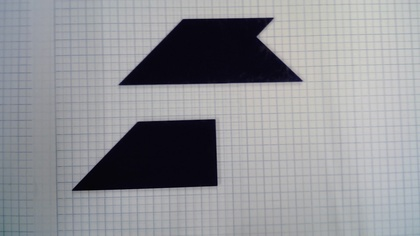
%> input picture camera location/attempt3/1.jpg, 420 x 236 px, shrunk from 1920 x 1080 before the run
$ octave testwithjaycarcam.m   (GNU Octave 9; MATLAB toolbox functions it lacks are replaced by stand-ins)
%> lines starting %> are read from the running program, lines starting %| are printed output that depends on the picture
%%  set up
clear

%Focal Length:
% fc = [8191.77,9464.53];
%Principal point:
% cc = [1559,2079];

% Focal Length:
fc = [ 2003.98575   2690.22368 ]
% Principal point:
cc = [ 959.50000   539.50000 ]

I1 = imread('1.jpg');
%> I1 is the input picture: size 236x420x3 uint8; mean R, G, B 144.1, 145.3, 149.8
I1 = rgb2gray(I1);
%> I1: size 236x420 uint8
I2 = imread('2.jpg');
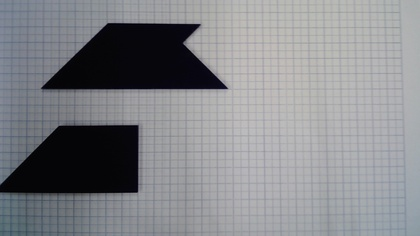
%> input picture camera location/attempt3/2.jpg, 420 x 236 px, shrunk from 1920 x 1080 before the run
%> I2 is the input picture: size 236x420x3 uint8; mean R, G, B 132.5, 134, 137.9
I2 = rgb2gray(I2);
%> I2: size 236x420 uint8


%%  image one left
points = detectHarrisFeatures(I1)
%> points = 9 points; strongest (x, y): (302, 81), (273, 19), (215, 121), (217, 186), (121, 85)
size = 4;
figure(5)
imshow(I1); hold on
plot(points.selectStrongest(size))
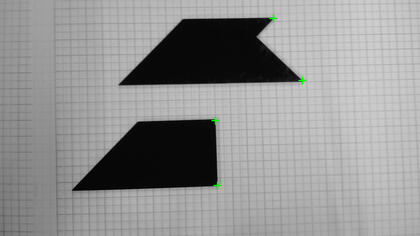
%> figure redrawn from the program's plot data

P = points.selectStrongest(size)
%> P = 4 points; (x, y): (302, 81), (273, 19), (215, 121), (217, 186)

locations = P.Location();
%> locations = [302 81; 273 19; 215 121; 217 186]

% xz_left = [int16(locations(23,1)), int16(locations(23,2))];
for z = 1 : size
z = size
xz_left = [locations(z,1), locations(z,2)];
xz_left

sq = 20;
for i = 1 : sq
    for j = 1 : sq
        %b = b + [i,j]
        c = xz_left(2) + i - sq/2;
        d = xz_left(1) + j - sq/2;
        [c,d];
        %c = int16(c); d = int16(d);
        I1(int16(c),int16(d)) = 0;
        %I1(c,d,2) = 0;
    end
end
figure(6)
imshow(I1)
end
%> this loop made 4 passes
%> pass 1, `imshow(I1)`:
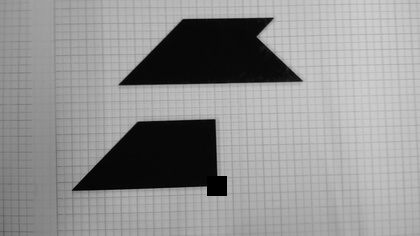
%> displayed picture: size 236x420, on the screen's scale of 0 to 255; min 0, max 209, mean 145
%%  image two right
points = detectHarrisFeatures(I2)
%> points = 8 points; (x, y): (227, 89), (200, 26), (137, 192), (138, 127), (185, 44), (43, 89), (109, 24), (60, 127)
size = 6;
figure(3)
imshow(I2); hold on
plot(points.selectStrongest(size))
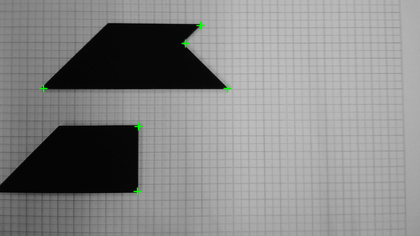
%> figure redrawn from the program's plot data

P = points.selectStrongest(size)
%> P = 6 points; (x, y): (227, 89), (200, 26), (137, 192), (138, 127), (185, 44), (43, 89)

locations = P.Location();
%> locations = [227 89; 200 26; 137 192; 138 127; 185 44; 43 89]

% xz_right = [int16(locations(66,1)), int16(locations(66,2))];
for z = 1 : size
z = size
xz_right = [locations(z,1), locations(z,2)];
xz_right

sq = 20;

for i = 1 : sq
    for j = 1 : sq
        %b = b + [i,j]
        c = xz_right(2) + i - sq/2;
        d = xz_right(1) + j - sq/2;
        [c,d];
        %c = int16(c); d = int16(d);
        I2(int16(c),int16(d)) = 0;
        %I1(c,d,2) = 0;
    end
end
figure(4)
imshow(I2)
end
%> this loop made 6 passes
%> pass 1, `imshow(I2)`:
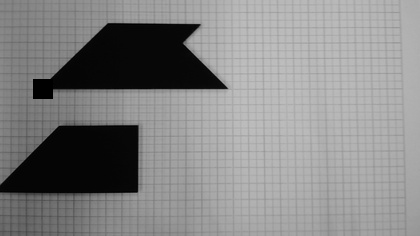
%> displayed picture: size 236x420, on the screen's scale of 0 to 255; min 0, max 192, mean 133.6

%%  show images
figure(1)
imshow(I1)
figure(2)
imshow(I2)

%% finding distance away

focal = fc;
fx = focal(1)
fz = focal(2)
PriciplePoint = cc;
PPx = PriciplePoint(1)
PPz = PriciplePoint(2)
xz_left
%> xz_left = [217 186]
xz_right
%> xz_right = [43 89]
B = 50
dx = xz_left(1) - xz_right(1)
%> dx = 174
dz = xz_left(2) - xz_right(2)
%> dz = 97

ans = (0.3 * dx)/B
%> ans = 1.04

Z = (B * fx) / (dx)
%> Z = 575.9
X = (Z * xz_right(1)* 10) / (fx)
%> X = 123.6
